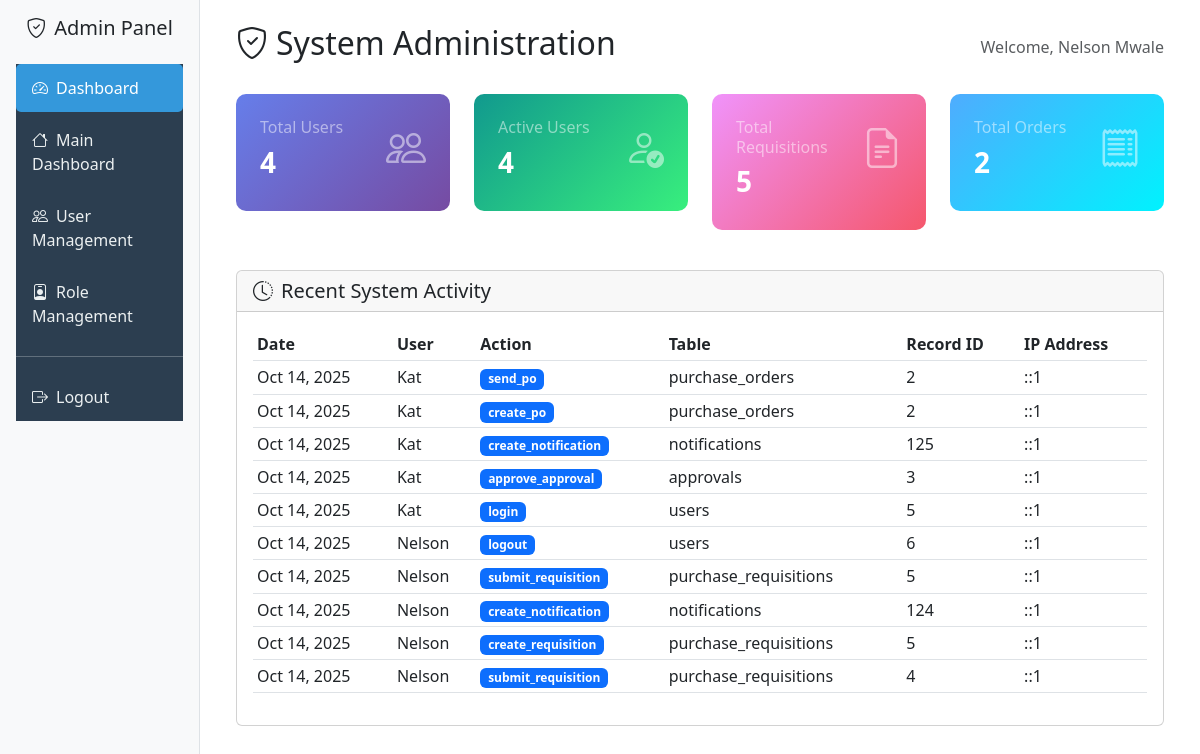
/admin_dashboard.php (signed in), run on the app's committed database.
### tables this page shows
CREATE TABLE `users` (
  `id` int(11) NOT NULL,
  `username` varchar(50) NOT NULL,
  `email` varchar(100) NOT NULL,
  `password_hash` varchar(255) NOT NULL,
  `first_name` varchar(50) NOT NULL,
  `last_name` varchar(50) NOT NULL,
  `role_id` int(11) NOT NULL,
  `is_active` tinyint(1) DEFAULT 1,
  `created_at` timestamp NOT NULL DEFAULT current_timestamp(),
  `updated_at` timestamp NOT NULL DEFAULT current_timestamp() ON UPDATE current_timestamp()
);

CREATE TABLE `audit_logs` (
  `id` int(11) NOT NULL,
  `user_id` int(11) DEFAULT NULL,
  `action` varchar(100) NOT NULL,
  `table_name` varchar(50) NOT NULL,
  `record_id` int(11) DEFAULT NULL,
  `old_values` longtext DEFAULT NULL CHECK (json_valid(`old_values`)),
  `new_values` longtext DEFAULT NULL CHECK (json_valid(`new_values`)),
  `ip_address` varchar(45) DEFAULT NULL,
  `user_agent` text DEFAULT NULL,
  `created_at` timestamp NOT NULL DEFAULT current_timestamp()
);

### config/config.php (called while the page is built, shortened)
<?php
function isLoggedIn() {
    return isset($_SESSION['user_id']) && isset($_SESSION['username']);
}
function getCurrentUser() {
    return [
        'id' => $_SESSION['user_id'],
        'username' => $_SESSION['username'],
        'email' => $_SESSION['email'],
        'first_name' => $_SESSION['first_name'],
        'last_name' => $_SESSION['last_name'],
        'role_id' => $_SESSION['role_id'],
        'role_name' => $_SESSION['role_name']
    ];
}
function formatDate($date, $format = DATE_DISPLAY_FORMAT) {
    return date($format, strtotime($date));
}
?>

### admin_dashboard.php (the view, shortened to what this page needs)
<?php
require_once 'config/config.php';
$db = new Database();
$conn = $db->getConnection();
$user = getCurrentUser();
$stats = [];
try {
    $sql = "SELECT COUNT(*) as total_users FROM users";
    $stmt = $conn->prepare($sql);
    $stmt->execute();
    $stats['total_users'] = $stmt->fetchColumn();
    $sql = "SELECT COUNT(*) as active_users FROM users WHERE is_active = 1";
    $stmt = $conn->prepare($sql);
    $stmt->execute();
    $stats['active_users'] = $stmt->fetchColumn();
    $sql = "SELECT COUNT(*) as total_requisitions FROM purchase_requisitions";
    $stmt = $conn->prepare($sql);
    $stmt->execute();
    $stats['total_requisitions'] = $stmt->fetchColumn();
    $sql = "SELECT COUNT(*) as total_orders FROM purchase_orders";
    $stmt = $conn->prepare($sql);
    $stmt->execute();
    $stats['total_orders'] = $stmt->fetchColumn();
    $sql = "SELECT COUNT(*) as total_vendors FROM vendors WHERE is_active = 1";
    $stmt = $conn->prepare($sql);
    $stmt->execute();
    $stats['total_vendors'] = $stmt->fetchColumn();
    $sql = "SELECT al.*, u.username
            FROM audit_logs al
            LEFT JOIN users u ON al.user_id = u.id
            ORDER BY al.created_at DESC
            LIMIT 10";
    $stmt = $conn->prepare($sql);
    $stmt->execute();
    $stats['recent_activity'] = $stmt->fetchAll();
} catch (Exception $e) {
    error_log("Admin dashboard error: " . $e->getMessage());
    $stats = [
        'total_users' => 0,
        'active_users' => 0,
        'total_requisitions' => 0,
        'total_orders' => 0,
        'total_vendors' => 0,
        'recent_activity' => []
    ];
}
$sql = "SELECT u.*, r.name as role_name
        FROM users u
        JOIN roles r ON u.role_id = r.id
        ORDER BY u.created_at DESC";
$stmt = $conn->prepare($sql);
$stmt->execute();
$users = $stmt->fetchAll();
?>
<!DOCTYPE html>
<html lang="en">
<head>
    <link href="https://cdn.jsdelivr.net/npm/bootstrap@5.3.0/dist/css/bootstrap.min.css" rel="stylesheet">
    <link href="https://cdn.jsdelivr.net/npm/bootstrap-icons@1.10.0/font/bootstrap-icons.css" rel="stylesheet">
</head>
<body>
    <div class="container-fluid">
        <div class="row">
            <div class="col-md-2 p-0">
                <div class="sidebar">
                    <div class="p-3">
                        <h5 class="text-center mb-4">
                            <i class="bi bi-shield-check me-2"></i>Admin Panel
                        </h5>
                        <nav class="admin-nav">
                            <a class="nav-link active" href="admin_dashboard.php">
                                <i class="bi bi-speedometer2 me-2"></i>Dashboard
                            </a>
                            <a class="nav-link" href="dashboard.php">
                                <i class="bi bi-house me-2"></i>Main Dashboard
                            </a>
                            <a class="nav-link" href="?tab=users">
                                <i class="bi bi-people me-2"></i>User Management
                            </a>
                            <a class="nav-link" href="?tab=roles">
                                <i class="bi bi-person-badge me-2"></i>Role Management
                            </a>
                            <hr>
                            <a class="nav-link" href="logout.php">
                                <i class="bi bi-box-arrow-right me-2"></i>Logout
                            </a>
                        </nav>
                    </div>
                </div>
            </div>
            <div class="col-md-10">
                <div class="p-4">
                    <div class="d-flex justify-content-between align-items-center mb-4">
                        <h2><i class="bi bi-shield-check me-2"></i>System Administration</h2>
                        <div class="text-muted">
                            Welcome, <?php echo htmlspecialchars($user['first_name'] . ' ' . $user['last_name']); ?>
                        </div>
                    </div>
                    <?php
                    $tab = $_GET['tab'] ?? 'dashboard';
                    ?>
                    <?php if ($tab == 'dashboard'): ?>
                    <div class="row mb-4">
                        <div class="col-md-3">
                            <div class="stat-card">
                                <div class="d-flex justify-content-between">
                                    <div>
                                        <h6 class="text-white-50">Total Users</h6>
                                        <h3 class="fw-bold"><?php echo $stats['total_users']; ?></h3>
                                    </div>
                                    <i class="bi bi-people fs-1 opacity-50"></i>
                                </div>
                            </div>
                        </div>
                        <div class="col-md-3">
                            <div class="stat-card success">
                                <div class="d-flex justify-content-between">
                                    <div>
                                        <h6 class="text-white-50">Active Users</h6>
                                        <h3 class="fw-bold"><?php echo $stats['active_users']; ?></h3>
                                    </div>
                                    <i class="bi bi-person-check fs-1 opacity-50"></i>
                                </div>
                            </div>
                        </div>
                        <div class="col-md-3">
                            <div class="stat-card warning">
                                <div class="d-flex justify-content-between">
                                    <div>
                                        <h6 class="text-white-50">Total Requisitions</h6>
                                        <h3 class="fw-bold"><?php echo $stats['total_requisitions']; ?></h3>
                                    </div>
                                    <i class="bi bi-file-earmark-text fs-1 opacity-50"></i>
                                </div>
                            </div>
                        </div>
                        <div class="col-md-3">
                            <div class="stat-card info">
                                <div class="d-flex justify-content-between">
                                    <div>
                                        <h6 class="text-white-50">Total Orders</h6>
                                        <h3 class="fw-bold"><?php echo $stats['total_orders']; ?></h3>
                                    </div>
                                    <i class="bi bi-receipt fs-1 opacity-50"></i>
                                </div>
                            </div>
                        </div>
                    </div>
                    <div class="card">
                        <div class="card-header">
                            <h5 class="mb-0"><i class="bi bi-clock-history me-2"></i>Recent System Activity</h5>
                        </div>
                        <div class="card-body">
                            <?php if (empty($stats['recent_activity'])): ?>
                                <p class="text-muted">No recent activity</p>
                            <?php else: ?>
                                <div class="table-responsive">
                                    <table class="table table-sm">
                                        <thead>
                                            <tr>
                                                <th>Date</th>
                                                <th>User</th>
                                                <th>Action</th>
                                                <th>Table</th>
                                                <th>Record ID</th>
                                                <th>IP Address</th>
                                            </tr>
                                        </thead>
                                        <tbody>
                                            <?php foreach ($stats['recent_activity'] as $activity): ?>
                                            <tr>
                                                <td><?php echo formatDate($activity['created_at']); ?></td>
                                                <td><?php echo htmlspecialchars($activity['username'] ?? 'System'); ?></td>
                                                <td>
                                                    <span class="badge bg-primary"><?php echo htmlspecialchars($activity['action']); ?></span>
                                                </td>
                                                <td><?php echo htmlspecialchars($activity['table_name']); ?></td>
                                                <td><?php echo $activity['record_id']; ?></td>
                                                <td><?php echo htmlspecialchars($activity['ip_address']); ?></td>
                                            </tr>
                                            <?php endforeach; ?>
                                        </tbody>
                                    </table>
                                </div>
                            <?php endif; ?>
                        </div>
                    </div>
                    <?php endif; ?>
                </div>
            </div>
        </div>
    </div>
</body>
</html>

### admin_dashboard.php (style rules this page uses)
.sidebar { background: #f8f9fa; min-height: 100vh; border-right: 1px solid #dee2e6; position: sticky; top: 0; height: 100vh; overflow-y: auto; }
.stat-card { background: linear-gradient(135deg, #667eea 0%, #764ba2 100%); color: white; border-radius: 10px; padding: 1.5rem; margin-bottom: 1rem; }
.stat-card.success { background: linear-gradient(135deg, #11998e 0%, #38ef7d 100%); }
.stat-card.warning { background: linear-gradient(135deg, #f093fb 0%, #f5576c 100%); }
.stat-card.info { background: linear-gradient(135deg, #4facfe 0%, #00f2fe 100%); }
.admin-nav { background: #2c3e50; color: white; }
.admin-nav .nav-link { color: #ecf0f1; padding: 0.75rem 1rem; border-radius: 5px; margin: 0.25rem 0; }
.admin-nav .nav-link.active { background: #3498db; color: white; }

### data on the page
users: first_name+last_name "Nelson Mwale"
audit_logs: created_at "Oct 14, 2025", user.username "Kat", action "send_po", table_name "purchase_orders", record "2", ip_address "::1"
audit_logs: created_at "Oct 14, 2025", user.username "Kat", action "create_po", table_name "purchase_orders", record "2", ip_address "::1"
audit_logs: created_at "Oct 14, 2025", user.username "Kat", action "create_notification", table_name "notifications", record "125", ip_address "::1"
audit_logs: created_at "Oct 14, 2025", user.username "Kat", action "approve_approval", table_name "approvals", record "3", ip_address "::1"
audit_logs: created_at "Oct 14, 2025", user.username "Kat", action "login", table_name "users", record "5", ip_address "::1"
audit_logs: created_at "Oct 14, 2025", user.username "Nelson", action "logout", table_name "users", record "6", ip_address "::1"
audit_logs: created_at "Oct 14, 2025", user.username "Nelson", action "submit_requisition", table_name "purchase_requisitions", record "5", ip_address "::1"
audit_logs: created_at "Oct 14, 2025", user.username "Nelson", action "create_notification", table_name "notifications", record "124", ip_address "::1"
audit_logs: created_at "Oct 14, 2025", user.username "Nelson", action "create_requisition", table_name "purchase_requisitions", record "5", ip_address "::1"
audit_logs: created_at "Oct 14, 2025", user.username "Nelson", action "submit_requisition", table_name "purchase_requisitions", record "4", ip_address "::1"

### other printed values
$stats['total_users'] "4"
$stats['active_users'] "4"
$stats['total_requisitions'] "5"
$stats['total_orders'] "2"
